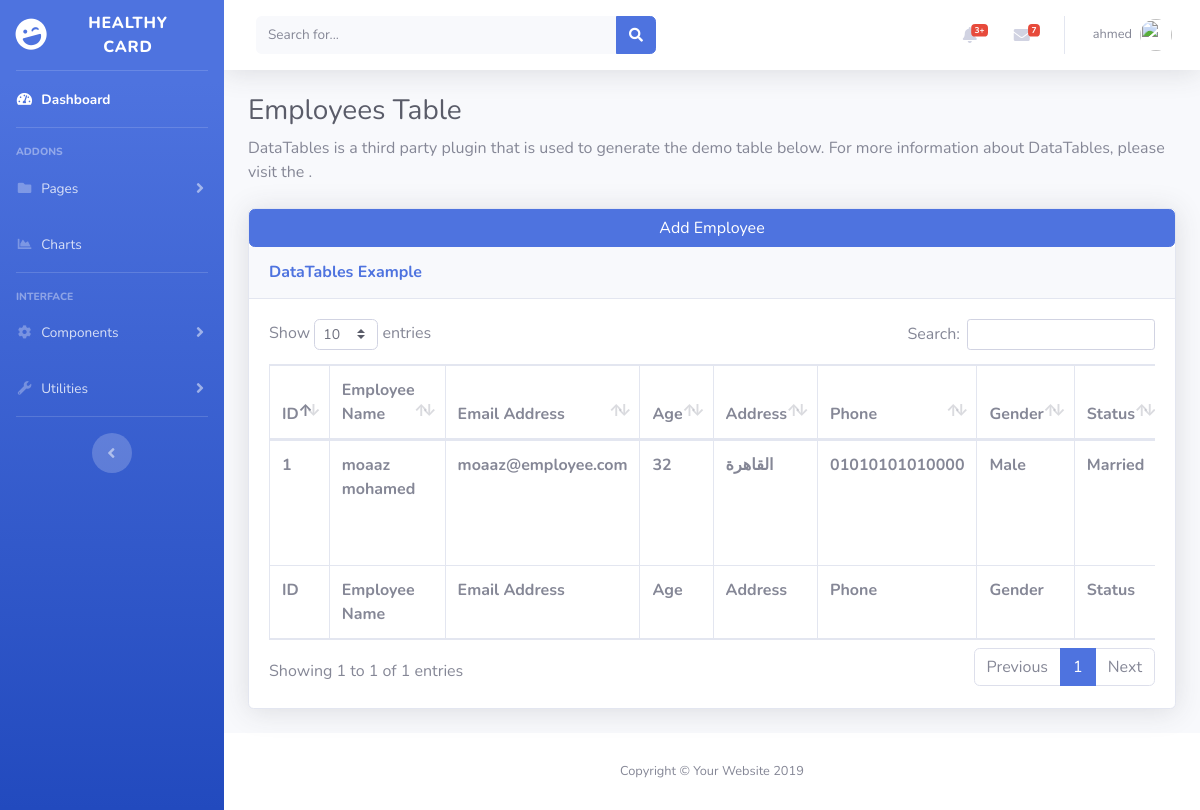
Page /admin/employees.php?id=12 (signed in) on the committed database.
### tables this page shows
CREATE TABLE `managers` (
  `id` int(11) NOT NULL,
  `username` varchar(255) NOT NULL,
  `email` varchar(255) NOT NULL,
  `password` varchar(255) NOT NULL,
  `phone` varchar(100) NOT NULL,
  `address` varchar(255) NOT NULL,
  `hospital_name_id` int(11) NOT NULL,
  `priv` int(11) NOT NULL
);

CREATE TABLE `employees` (
  `id` int(11) NOT NULL,
  `username` varchar(255) NOT NULL,
  `email` varchar(255) NOT NULL,
  `password` varchar(255) NOT NULL,
  `age` int(11) NOT NULL,
  `address` varchar(255) NOT NULL,
  `phone` varchar(100) NOT NULL,
  `gender` int(11) NOT NULL,
  `status` int(11) NOT NULL,
  `idcard` int(15) NOT NULL,
  `hospital_name_id` int(11) NOT NULL,
  `img` longblob NOT NULL,
  `priv` int(11) NOT NULL
);

### admin/design/employee/employeeTable.php (the view, shortened to what this page needs)
<div class="card shadow mb-4">
<a href="?action=add&id=<?=$name['hospital_name_id']?>" class="btn btn-primary">Add Employee</a>
            <div class="card-header py-3">
              <h6 class="m-0 font-weight-bold text-primary">DataTables Example</h6>
            </div>
            <div class="card-body">
              <div class="table-responsive">
                <table class="table table-bordered" id="dataTable" width="100%" cellspacing="0">
                  <thead>
                    <tr>
                      <th>ID</th>
                      <th>Employee Name</th>
                      <th>Email Address</th>
                      <th>Age</th>
                      <th>Address</th>
                      <th>Phone</th>
                      <th>Gender</th>
                      <th>Status</th>
                    </tr>
                  </thead>
                  <tfoot>
                    <tr>
                      <th>ID</th>
                      <th>Employee Name</th>
                      <th>Email Address</th>
                      <th>Age</th>
                      <th>Address</th>
                      <th>Phone</th>
                      <th>Gender</th>
                      <th>Status</th>
                    </tr>
                  </tfoot>
                  <tbody>
<?php
        require_once "functions/connect.php";
        $hos  =  $_GET['id'];
        $select     =   "SELECT * FROM employees WHERE $hos = hospital_name_id";
        $query      =   $conn -> query($select);
        $id     =   0;
        foreach ($query as $emp) {
?>
                    <tr>
                      <th><?= ++$id ?></th>
                      <th><?= $emp['username'] ?></th>
                      <th><?= $emp['email'] ?></th>
                      <th><?= $emp['age'] ?></th>
                      <th><?= $emp['address'] ?></th>
                      <th><?= $emp['phone'] ?></th>
                      <th><?= $emp['gender'] == 0 ? 'Male' : 'Famele' ?></th>
                      <th><?= $emp['status'] == 0 ? 'Married' : 'Single' ?></th>
                    </tr>
<?php }; ?>
                  </tbody>
                </table>
              </div>
            </div>
          </div>

### admin/includes/header.php (shortened to what this page needs)
<nav class="navbar navbar-expand navbar-light bg-white topbar mb-4 static-top shadow">
<form class="d-none d-sm-inline-block form-inline mr-auto ml-md-3 my-2 my-md-0 mw-100 navbar-search">
  <div class="input-group">
    <input type="text" class="form-control bg-light border-0 small" placeholder="Search for..." aria-label="Search" aria-describedby="basic-addon2">
    <div class="input-group-append">
      <button class="btn btn-primary" type="button">
        <i class="fas fa-search fa-sm"></i>
      </button>
    </div>
  </div>
</form>
<ul class="navbar-nav ml-auto">
  <li class="nav-item dropdown no-arrow mx-1">
    <a class="nav-link dropdown-toggle" href="#" id="alertsDropdown" role="button" data-toggle="dropdown" aria-haspopup="true" aria-expanded="false">
      <i class="fas fa-bell fa-fw"></i>
      <span class="badge badge-danger badge-counter">3+</span>
    </a>
  </li>
  <li class="nav-item dropdown no-arrow mx-1">
    <a class="nav-link dropdown-toggle" href="#" id="messagesDropdown" role="button" data-toggle="dropdown" aria-haspopup="true" aria-expanded="false">
      <i class="fas fa-envelope fa-fw"></i>
      <span class="badge badge-danger badge-counter">7</span>
    </a>
  </li>
  <?php
  $nam  = $_SESSION['name'];
  $id  = $_SESSION['login'];
   require_once "functions/connect.php";
   $sel  = "SELECT * FROM $nam  WHERE  id = $id";
   $query = $conn -> query($sel);
   $name  = $query -> fetch_assoc();
  ?>
  <li class="nav-item dropdown no-arrow">
    <a class="nav-link dropdown-toggle" href="#" id="userDropdown" role="button" data-toggle="dropdown" aria-haspopup="true" aria-expanded="false">
      <span class="mr-2 d-none d-lg-inline text-gray-600 small"><?php echo @$name['username'] ?></span>
      <img class="img-profile rounded-circle" src="https://source.unsplash.com/QAB-WJcbgJk/60x60">
    </a>
  </li>
</ul>
</nav>

### rows in the picture
managers: username "ahmed"
employees: username "moaaz mohamed", email "moaaz@employee.com", age "32", address "القاهرة", phone "01010101010000", gender "Male", status "Married"
